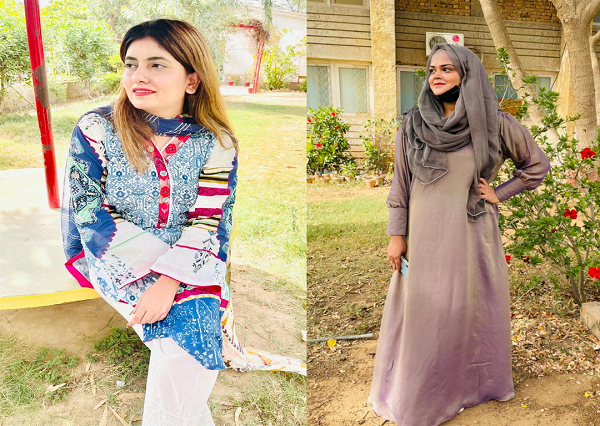
#> input picture HoughTransfrom/Maak.png, 600 x 426 px
$ python HoughTransform.py
#> lines starting #> are read from the running program, lines starting #| are printed output that depends on the picture; after the words box and inside, x2 and y2 are one past the last pixel; in counts of white or black regions, pixels touching at a corner belong together
import cv2
import numpy as np
from skimage import io

# read image from disk
myImage = cv2.imread('Maak.png')
#> myImage is the input picture: shape (426, 600, 3); mean B, G, R 130.2, 165.3, 184.5
# convert BGR to gray scale
gray = cv2.cvtColor(myImage, cv2.COLOR_BGR2GRAY)
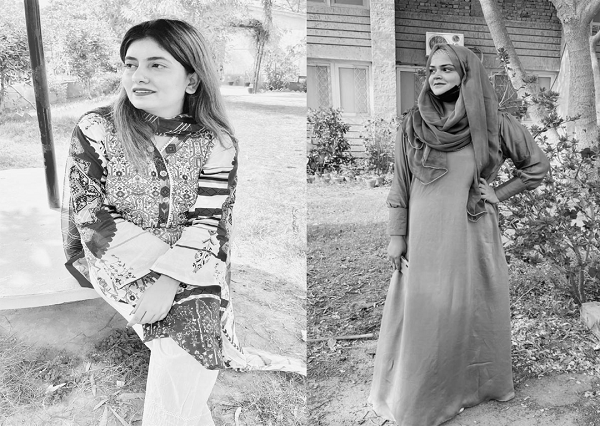
#> gray: shape (426, 600); min 0, max 255, mean 167
# find edges using canny edge detector
cannyEdges = cv2.Canny(gray, 100, 200)
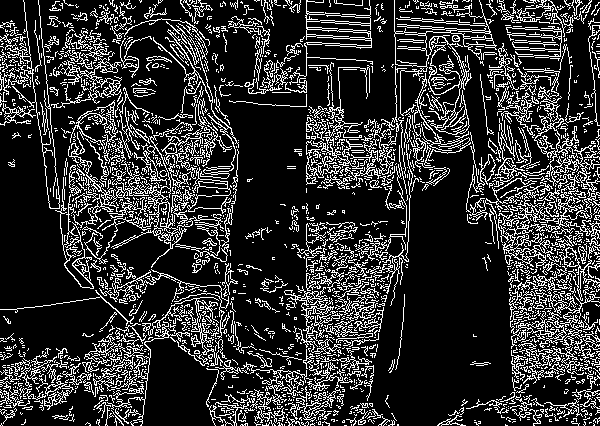
#> cannyEdges: shape (426, 600); 19.6% white in thin lines or dots
# find lines in image
lines = cv2.HoughLines(cannyEdges, 1, np.pi / 180, 200)
#> lines = [[306, 0], [366, 0.785], [28, 2.36], [13, 2.36], [4, 2.36], [-4, 2.36], [381, 1.19], [20, 1.62], [368, 1.29], [25, 2.36]]
for line in lines:
    rho, theta = line[0]
    a = np.cos(theta)
    b = np.sin(theta)
    x0 = a * rho
    y0 = b * rho

    x1 = int(x0 + 1000 * (-b))
    y1 = int(y0 + 1000 * (a))
    x2 = int(x0 - 1000 * (-b))
    y2 = int(y0 - 1000 * (a))
    cv2.line(myImage, (x1, y1), (x2, y2), (0, 0, 255,), 2)
#> this loop made 10 passes
#> (rho, theta, a, b, x0, y0, x1, y1) on passes 1 to 10: (306, 0, 1, 0, 306, 0, 306, 1000), (366, 0.785, 0.707, 0.707, 258.8, 258.8, -448, 965), (28, 2.36, -0.707, 0.707, -19.8, 19.8, -726, -687), (13, 2.36, -0.707, 0.707, -9.19, 9.19, -716, -697), (4, 2.36, -0.707, 0.707, -2.83, 2.83, -709, -704), (-4, 2.36, -0.707, 0.707, 2.83, -2.83, -704, -709), (381, 1.19, 0.375, 0.927, 142.7, 353.3, -784, 727), (20, 1.62, -0.0523, 0.999, -1.05, 19.97, -999, -32), (368, 1.29, 0.276, 0.961, 101.4, 353.7, -859, 629), (25, 2.36, -0.707, 0.707, -17.68, 17.68, -724, -689)
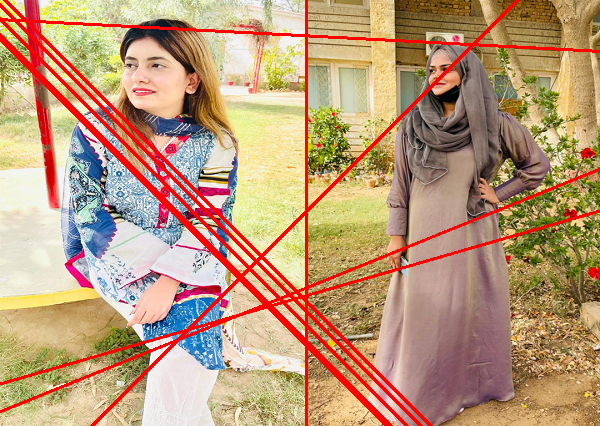
#> myImage: shape (426, 600, 3); 7.14% of pixels changed, all inside (x1, y1, x2, y2) = (0, 0, 600, 426)

# show result
cv2.imshow('Canny Edges', cannyEdges)
cv2.imshow('HT lines', myImage)

# save result
io.imsave('result/Canny edges.png', cannyEdges)
io.imsave('result/HT lines.png', myImage)

# harris Corner detector
gray = np.float32(gray)
harrisCorner = cv2.cornerHarris(gray, 4, 7, 0, 0.04)
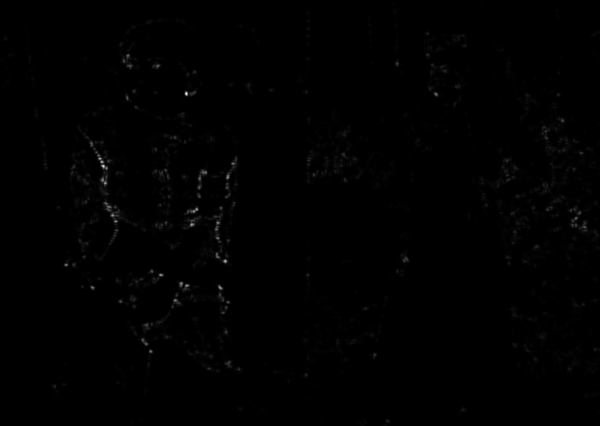
#> harrisCorner: shape (426, 600) float32; min 5.28, max 7.58e+11, mean 3.51e+09; drawn with min black and max white

# result is dilated for marking the corners,not important
dilated = cv2.dilate(harrisCorner, None)

# Threshold for an optimal value, it may vary depending on the image.
myImage[dilated > 0.01 * dilated.max()] = [0, 0, 255]
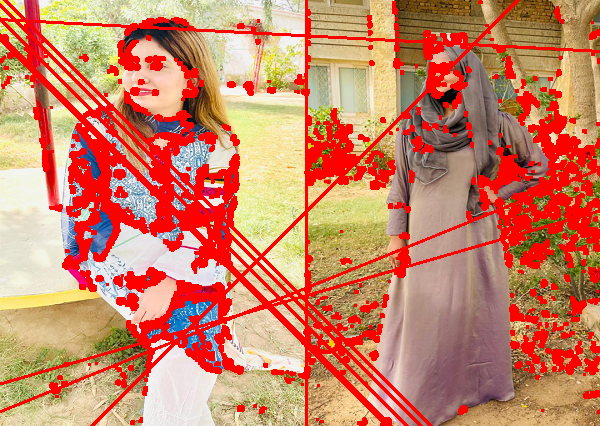
#> myImage: shape (426, 600, 3); 15.45% of pixels changed, all inside (x1, y1, x2, y2) = (0, 0, 600, 426)

# show result
cv2.imshow('Hough Transform lines & harris corners', myImage)
cv2.imshow('Harris Corners (With out Dilated)', harrisCorner)
# save result in disk
io.imsave('result/Harris Corner detection & HT lines.png', myImage)
io.imsave('result/Harris Corners (With out Dilated).png', harrisCorner)

# waiting for key
k = cv2.waitKey(0)
#> (key Esc is pressed here)
if cv2.waitKey(0) & 0xff == 27:
#> (key Esc is pressed here)
    cv2.destroyAllWindows()
